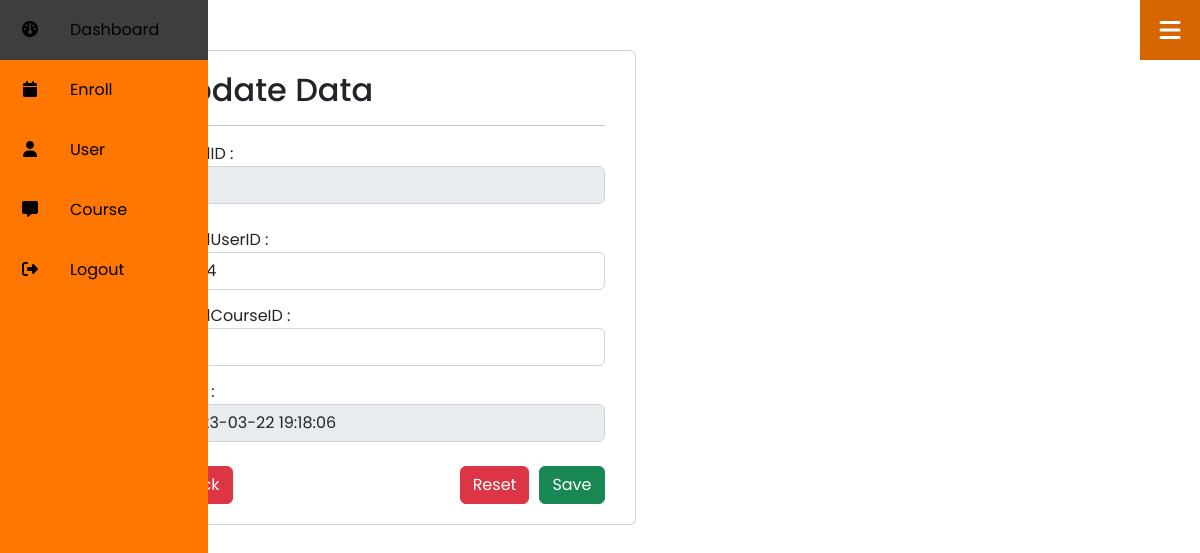
The page /listenroll.php?editeu=36 (signed in) on the database its author committed.
### tables this page shows
CREATE TABLE `enroll` (
  `EnrollID` int(11) NOT NULL,
  `EnrollUserID` int(11) NOT NULL,
  `EnrollCourseID` int(11) NOT NULL,
  `EnrollTime` timestamp NOT NULL DEFAULT current_timestamp() ON UPDATE current_timestamp()
);

### core/class.user.php (called while the page is built, shortened)
<?php
class user
{
    private $db;
    public function __construct(){
        try{
            $this->db = new PDO(CONFIG, USER, PWD);
            $this->db->setAttribute(PDO::ATTR_ERRMODE,PDO::ERRMODE_EXCEPTION);
        }catch(\PDOException $e){
            echo $e->getMessage();
        }
    }
    public function closeconnect()
    {
        $this->db = null;
    }
    public function getEnrollUserByID($EnrollID)
    {
        $sql = "SELECT * FROM `enroll` WHERE `EnrollID` = ?";
        $stmt = $this->db->prepare($sql);
        $stmt->execute([$EnrollID]);
        $data = $stmt->fetch(PDO::FETCH_ASSOC);
        return $data;
    }
    public function enrollcourselist()
    {
        $sql = "SELECT * FROM `enroll`";
        $res = $this->db->query($sql);
        return $res->fetchall(PDO::FETCH_ASSOC);
    }
}
?>

### controller.user.php (called while the page is built, shortened)
<?php
    require_once('./core/class.user.php');
    $user = new user();
    if(isset($_GET['save'])){
        $UserFname = $_POST["UserFname"];
        $UserLname = $_POST["UserLname"];
        $UUsername = $_POST["UUsername"];
        $UPassword = $_POST["UPassword"];
        $user->insertuser($UserFname, $UserLname, $UUsername, $UPassword);
        header('Location: listuser.php');
    }else if(isset($_GET['saveeu'])){
        $EnrollUserID = $_POST["EnrollUserID"];
        $EnrollCourseID = $_POST["EnrollCourseID"];
        $user->insertenrolluser($EnrollUserID, $EnrollCourseID);
        header('Location: listenroll.php');
    }else if(isset($_GET['edit'])){
        $u = $user->getUserByID($_GET['edit']);
    }else if(isset($_GET['editc'])){
        $c = $user->getCourseByID($_GET['editc']);
    }else if(isset($_GET['editeu'])){
        $e = $user->getEnrollUserByID($_GET['editeu']);
    }else if(isset($_GET['update'])){
        $field = ['UserFname' => $_POST["UserFname"], 'UserLname' => $_POST["UserLname"], 'UUsername' => $_POST["UUsername"], 'UPassword' => md5($_POST["UPassword"])];
        $user->updateuser($_GET['update'],$field);
        header('Location: listuser.php');
    }else if(isset($_GET['updatec'])){
        date_default_timezone_set("Asia/bangkok");
        $date=date("Ymdhis");
        $uploadOk = 1;
        if($_FILES["fileToUpload"]["name"] == null){
            $target_file = $_POST["oldimage"];
            $field = ['CourseCode' => $_POST["CourseCode"], 'CourseName' => $_POST["CourseName"], 'CourseImg' => $target_file];
            $user->updatecourse($_GET['updatec'],$field);
            echo "<script>goto('listcourse.php');</script>";
        }else{
            $imgname = $_FILES["fileToUpload"]["name"];
            $extension = pathinfo($imgname,PATHINFO_EXTENSION);
            $target_dir = "img/";
            $target_file = $target_dir . basename($date.".".$extension[0].$extension[1].$extension[2]);
            $imageFileType = strtolower(pathinfo($target_file,PATHINFO_EXTENSION));
            if(isset($_POST["submit"])) {
                $check = getimagesize($_FILES["fileToUpload"]["tmp_name"]);
                if($check !== false) {
                    echo "File is an image - " . $check["mime"] . ".";
                    $uploadOk = 1;
                } else {
                    echo "File is not an image.";
                    $uploadOk = 0;
                }
            }
            if (file_exists($target_file)) {
                echo "Sorry, file already exists.";
                $uploadOk = 0;
            }
            if($imageFileType != "jpg" && $imageFileType != "png") {
                echo "Sorry, only JPG, PNG files are allowed.";
                $uploadOk = 0;
            }
            if($uploadOk == 0) {
                echo "<script>alertfunc('Sorry, your file was not uploaded.');";
                echo "goto('listcourse.php')</script>";
            }else {
                if(move_uploaded_file($_FILES["fileToUpload"]["tmp_name"], $target_file)){
                    echo "Success: upload completed<br>";
                    echo "The file ".htmlspecialchars(basename($_FILES["fileToUpload"]["name"]))." has been uploaded to server.";
                    $field = ['CourseCode' => $_POST["CourseCode"], 'CourseName' => $_POST["CourseName"], 'CourseImg' => $target_file];
                    $user->updatecourse($_GET['updatec'],$field);
                    echo "<script>goto('listcourse.php');</script>";
                } else {
                    echo "<script>alertfunc('Sorry there was an error uploading your file');";
                    echo "goto('listcourse.php')</script>";
                }
            }
        }
    }else if(isset($_GET['updateeu'])){
        $field = ['EnrollUserID' => $_POST["EnrollUserID"], 'EnrollCourseID' => $_POST["EnrollCourseID"]];
        $user->updateenrolluser($_GET['updateeu'],$field);
        header('Location: listenroll.php');
    }else if(isset($_GET['enroll'])){
        $user->enrollcourse($_GET['enroll'], $_SESSION['userid']);
        header('Location: index.php');
    }else if(isset($_GET['unroll'])){
        $user->unrollcourse($_GET['unroll']);
        header('Location: enroll.php');
    }else if(isset($_GET['regiser'])){
        $username = $_POST["username"];
        $password = $_POST["password"];
        $varpassword = $_POST["varpassword"];
        $fname = $_POST["fname"];
        $lname = $_POST["lname"];
        $logic = $user->regisfinduser($username);
        if($logic == null){
            if($password != $varpassword){
                echo "<script>alertfunc('Wrong password. Please try again');";
                echo "goto('login.php?regis')</script>";
            }else{
                $user->regisuser($username, $password, $fname, $lname);
                echo "<script>alertfunc('Regis Success');";
                echo "goto('logout.php')</script>";
            }
        }else{
            echo "<script>alertfunc('This username already exists');";
            echo "goto('login.php?regis')</script>";
        }
    }else if(isset($_GET['login'])){
        $username = $_POST["username"];
        $password = $_POST["password"];
        $u = $user->loginuser($username, $password);
        if(@$u["Ustatus"]=="1"){
            $_SESSION['userid'] = $u["UserID"];
            $_SESSION['userstatus'] = "admin";
            echo "<script>alertfunc('Login as admin Success');";
            echo "goto('dashboard.php')</script>";
        }
        else if(@$u["Ustatus"]=="2"){
            $_SESSION['userid'] = $u["UserID"];
            $_SESSION['userstatus'] = "user";
            echo "<script>alertfunc('Login Success');";
            echo "goto('index.php')</script>";
        }
        else{
            echo "<script>alertfunc('Wrong username or password');";
            echo "goto('logout.php')</script>";
        }
    }
    if(isset($showenrolluser)){
        $enrollcourse_list = $user->enrollcourselist();
    }
?>

### listenroll.php (the view, shortened to what this page needs)
<?php
    $showenrolluser = "show";
    include('controller.user.php');
    include_once("navbar.php");
?>
<!DOCTYPE html>
<html lang="en">
<head>
    <link rel="stylesheet" href="csjs/dataTables.min.css">
    <link rel="stylesheet" href="csjs/css.css">
</head>
<body style="z-index: 1;">
    <div class="container" style="margin-left:auto;margin-right:auto;">
        <div class="row">
            <div class="col-1">
            </div>
            <div class="col-11">
            <div style="padding-top:50px;">
                <?php
                    if(isset($_GET["editeu"]) == true){
                ?>
                    <div class="row">
                        <div class="col-lg-6">
                            <div class="card" style="width: 100%">
                                <form action="controller.user.php?updateeu='<?php echo $e["EnrollID"] ?>'" method="post">
                                    <div style="margin-left:30px; margin-right:30px; margin-top:20px; margin-bottom:20px;">
                                        <h2>Update Data</h2><hr>
                                        <div>
                                            EnrollID : <br>
                                            <input type="text" class="form-control" name="EnrollID" placeholder="รหัสลงทะเบียน" value="<?php echo $e["EnrollID"] ?>" readonly disabled required><br>
                                        </div>
                                        <div>
                                            EnrollUserID : <br>
                                            <input type="text" class="form-control" name="EnrollUserID" placeholder="รหัสผู้ใช้" value="<?php echo $e["EnrollUserID"] ?>" required><br>
                                        </div>
                                        <div style="margin-top: -10px">
                                            EnrollCourseID : <br>
                                            <input type="text" class="form-control" name="EnrollCourseID" placeholder="รหัสคอร์ส" value="<?php echo $e["EnrollCourseID"] ?>" required><br>
                                        </div>
                                        <div style="margin-top: -10px">
                                            Time : <br>
                                            <input type="text" class="form-control" name="EnrollTime" placeholder="เวลา" value="<?php echo $e["EnrollTime"] ?>" required disabled><br>
                                        </div>
                                        <a class="btn btn-danger" href='listenroll.php'>Back</a>
                                        <div style="display: flex; flex-shrink: 0; flex-wrap: wrap; align-items: center; justify-content: flex-end; margin-top: -38px;">
                                            <button class="btn btn-danger" style="margin-right: 10px;" type="reset">Reset</button>
                                            <button class="btn btn-success" type="submit" name="save">Save</button>
                                        </div>
                                    </div>
                                </form>
                            </div>
                        </div>
                        <div class="col-lg-6">
                        </div>
                    </div>
                <?php
                    }
                ?>
            </div>
        </div>
        </div>
    </div>
</body>
</html>

### navbar.php (style rules this page uses)
* { padding: 0; margin: 0; box-sizing: border-box; font-family: "Poppins", sans-serif; }
body { font-family: "Poppins", sans-serif; min-height: 100vh; background: black; }

### rows shown on the page
enroll: EnrollID "36", EnrollUserID "1044", EnrollCourseID "5", EnrollTime "2023-03-22 19:18:06"
